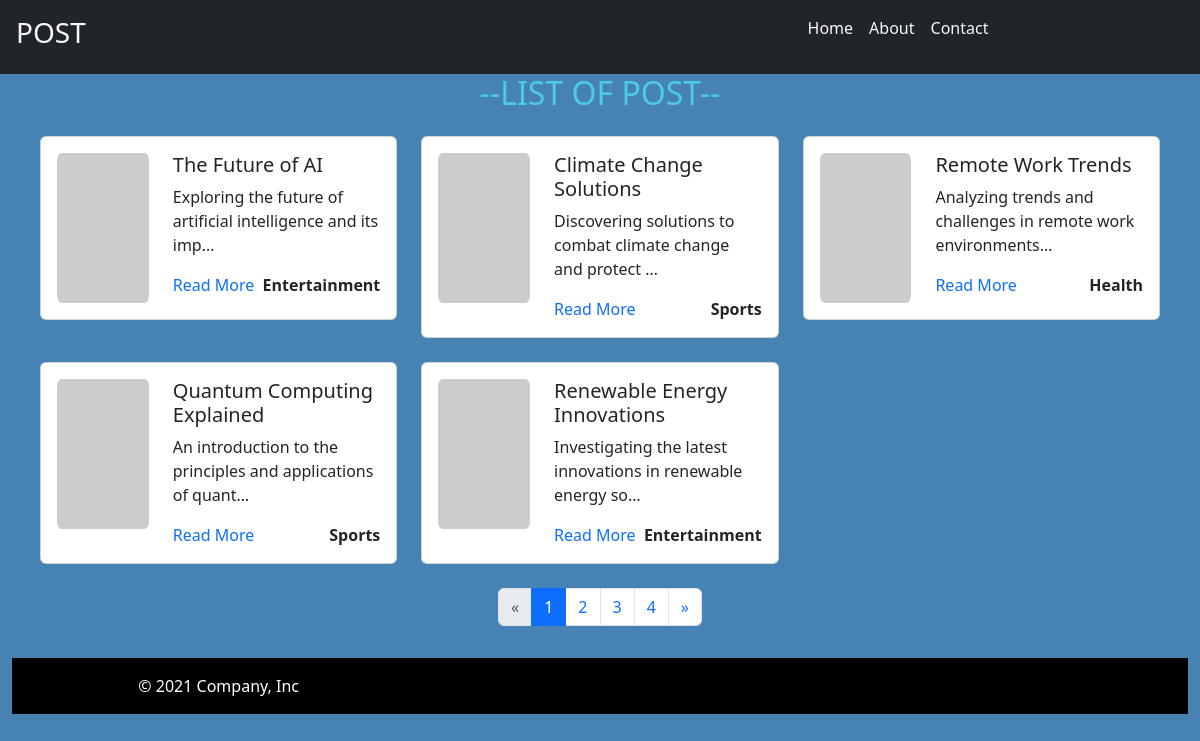
The page /myapp/ on the database its author committed.
### myapp/models.py (models this page shows, shortened)
class posts(models.Model):
    title = models.CharField(max_length=100)
    content = models.TextField()
    img_url = models.URLField(null=True)
    created_at = models.DateTimeField(auto_now_add=True)
    slug = models.SlugField()
    category = models.ForeignKey(Category, on_delete=models.CASCADE)

class Category(models.Model):
    name = models.CharField(max_length=100)
    def __str__(self):
        return self.name

### myapp/views.py (the view)
# urls.py: path('',views.index, name="Index"),
def index(request):
    myapp_title = "--LIST OF POST--"
    all_post = posts.objects.all()
    paginator = Paginator(all_post, 5)  # Show 5 posts per page
    page_number = request.GET.get('page')
    page_object = paginator.get_page(page_number)
    return render(request,'index.html', {'myapp_title':myapp_title, 'page_object':page_object})

### myapp/templates/index.html (shortened to what this page needs)
{% extends 'base.html' %}
{% block content %}
<div class="container-fluid">
    <div class="row">
        <h2 class="text-center">{{myapp_title}}</h2>
    </div>
    <div class="row m-3">
        {% if page_object %}
            {% for post in page_object %}
            <div class="col-4 mb-4">
            <div class="card">
                <div class="card-body">
                    <div class="row">
                        <div class="col-md-4">
                            <img style="height: 150px; width: 200px;border-radius: 5%;" src="{{ post.img_url}}" class="img-fluid" alt="..."/>
                        </div>
                        <div class="col-md-8">
                            <h5 class="card-title">{{ post.title }}</h5>
                            <p class="card-text">{{ post.content|truncatechars:60 }}</p>
                            <div class="d-flex justify-content-between">
                                <a class="text-decoration-none" href="{% url "myapp:Detail" slug=post.slug %}">Read More</a>
                                <a class="text-decoration-none text-dark fw-bold" href="#">{{ post.category }}</a>
                            </div>
                        </div>
                    </div>
                </div>
            </div>
            </div>
            {% endfor %}
            <div class="col-12">
                <nav aria-label="Page navigation">
                    <ul class="pagination justify-content-center">
                        {% if page_object.has_previous %}
                        <li class="page-item">
                            <a class="page-link" href="?page={{ page_object.previous_page_number }}" aria-label="Previous">
                                <span aria-hidden="true">&laquo;</span>
                            </a>
                        </li>
                        {% else %}
                        <li class="page-item disabled">
                            <a class="page-link" href="#" aria-label="Previous">
                                <span aria-hidden="true">&laquo;</span>
                            </a>
                        </li>
                        {% endif %}
                        {% for num in page_object.paginator.page_range %}
                            {% if page_object.number == num %}
                                <li class="page-item active"><a class="page-link" href="#">{{ num }}</a></li>
                            {% else %}
                                <li class="page-item"><a class="page-link" href="?page={{ num }}">{{ num }}</a></li>
                            {% endif %}
                        {% endfor %}
                        {% if page_object.has_next %}
                        <li class="page-item">
                            <a class="page-link" href="?page={{ page_object.next_page_number }}" aria-label="Next">
                                <span aria-hidden="true">&raquo;</span>
                            </a>
                        </li>
                        {% else %}
                        <li class="page-item disabled">
                            <a class="page-link" href="#" aria-label="Next">
                                <span aria-hidden="true">&raquo;</span>
                            </a>
                        </li>
                        {% endif %}
        {% else %}
            <p> post not available </p>
        {% endif %}
    </div>
</div>
{% endblock %}

### myapp/templates/base.html (shortened to what this page needs)
{% load static %}
<!doctype html>
<html lang="en">
  <head>
    <link href="https://cdn.jsdelivr.net/npm/bootstrap@5.3.3/dist/css/bootstrap.min.css"rel="stylesheet"crossorigin="anonymous"/>
    <link rel="stylesheet" href="{% static './style.css' %}" />
    <link rel="stylesheet" href="https://cdn.jsdelivr.net/npm/bootstrap-icons@1.3.0/font/bootstrap-icons.css"/>
  </head>
  <body style="background-color: steelblue;">
    {% include 'includes/header.html' %}
    {% block content %}
    {% endblock %}
    {% include 'includes/footer.html' %}
  </body>
</html>

### myapp/templates/includes/header.html
<header class="p-3 bg-dark text-white">
        <div class="row">
            <div class="col">
                <a class="text-light text-decoration-none" href="{% url 'myapp:Index' %}"><h3>POST</h3></a>
            </div>
            <div class="col">
                <div class="d-flex justify-content-center gap-3">
                    <a class="text-light text-decoration-none" href="{% url 'myapp:Index' %}">Home</a>
                    <a class="text-light text-decoration-none" href="{% url 'myapp:About' %}">About</a>
                    <a class="text-light text-decoration-none" href="{% url 'myapp:Contact' %}">Contact</a>
                </div>
            </div>
        </div>
    </header>

### myapp/templates/includes/footer.html
<footer style="background-color: rgb(0 0 0) !important;" class="p-3 text-white ">
  <div class="col-4 d-flex justify-content-center align-items-center">
    <span class="footer-text">© 2021 Company, Inc</span>
  </div>
</footer>

### myapp/static/style.css (style rules this page uses)
html, body { height: 100%; }
body { display: flex; flex-direction: column; }
footer { margin-top: auto; }
.text-center { text-align: center; color: rgb(77, 202, 233) !important; }
.footer-text { align-items: center; }

### rows shown on the page
posts: title "The Future of AI", content "Exploring the future of artificial intelligence and its imp…", category "Entertainment"
posts: title "Climate Change Solutions", content "Discovering solutions to combat climate change and protect …", category "Sports"
posts: title "Remote Work Trends", content "Analyzing trends and challenges in remote work environments…", category "Health"
posts: title "Quantum Computing Explained", content "An introduction to the principles and applications of quant…", category "Sports"
posts: title "Renewable Energy Innovations", content "Investigating the latest innovations in renewable energy so…", category "Entertainment"

### other values the page prints
{{ myapp_title }} "--LIST OF POST--"
{{ num }} "1"
{{ num }} "2" "3" "4"
